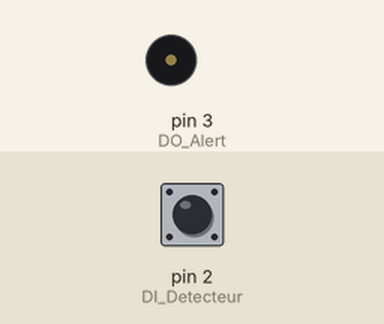
This sketch was run on a simulated Arduino Uno, built with avr-gcc and run on an emulated ATmega328P. Parts: buzzer (waves = sounding). Inputs (shaded band) come from the test bench; at power-on: pin 2 (DI_Detecteur) HIGH.

Above: at 1.03 s.
1.3 s: pin 2 (DI_Detecteur) pulled LOW for 3.2 s
At 4.62 s:
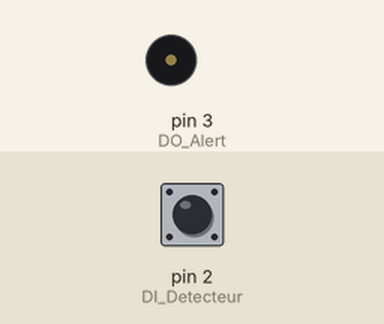
Timing chart, 0 to 12.6 s (numbered marks = the images above; inputs shaded):
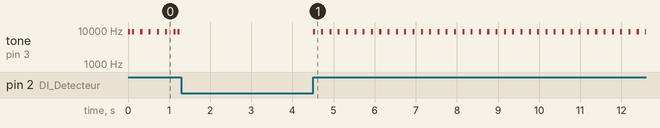

The sketch:

detecteur_de_basculement.ino
```cpp
char DO_Alert = 3;
char DI_Detecteur = 2;
void setup() {
  pinMode(DI_Detecteur, INPUT_PULLUP);

}

void loop() {
  boolean basculement = digitalRead(DI_Detecteur);
  if(basculement == true){
    tone(DO_Alert, 8869.8, 50);
    delay(100);
  }
  delay(1);

}
```
